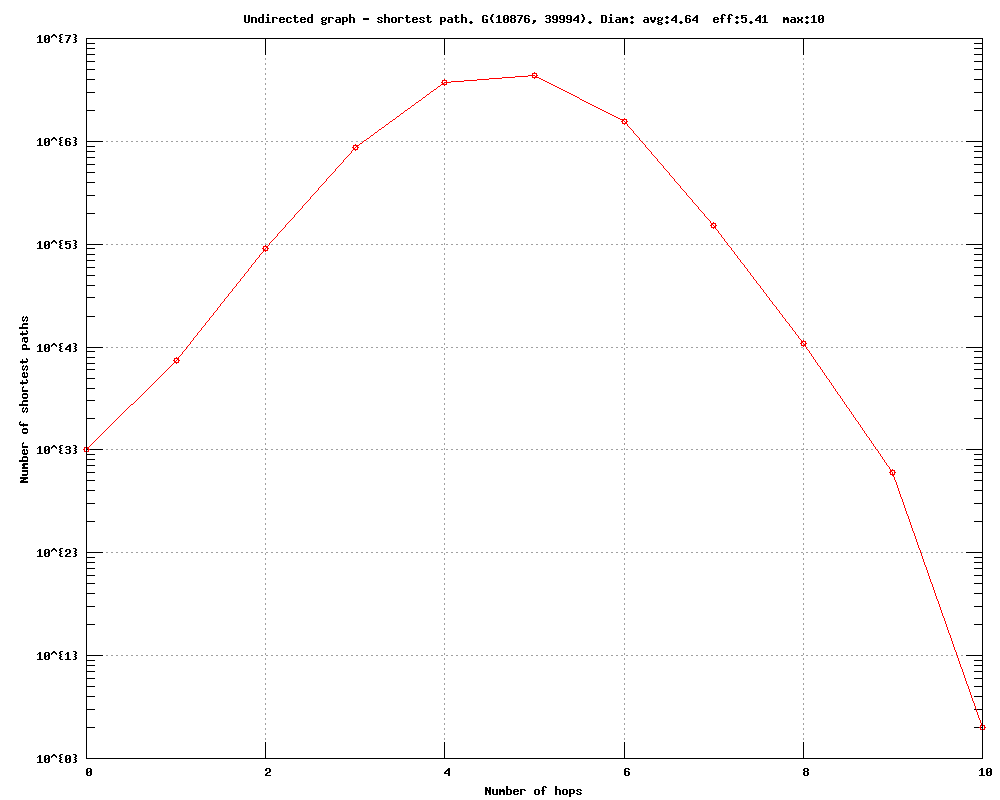

gnuplot code for this plot:
#
# Undirected graph - shortest path. G(10876, 39994). Diam: avg:4.64  eff:5.41  max:10 (Fri Sep 23 19:38:56 2016)
#

set title "Undirected graph - shortest path. G(10876, 39994). Diam: avg:4.64  eff:5.41  max:10"
set key bottom right
set logscale y 10
set format y "10^{%L}"
set mytics 10
set grid
set xlabel "Number of hops"
set ylabel "Number of shortest paths"
set tics scale 2
set terminal png size 1000,800
set output 'diam.shortest_path_plotp2p-Gnutella04.txt.png'
plot 	"diam.shortest_path_plotp2p-Gnutella04.txt.tab" using 1:2 title "" with linespoints pt 6
